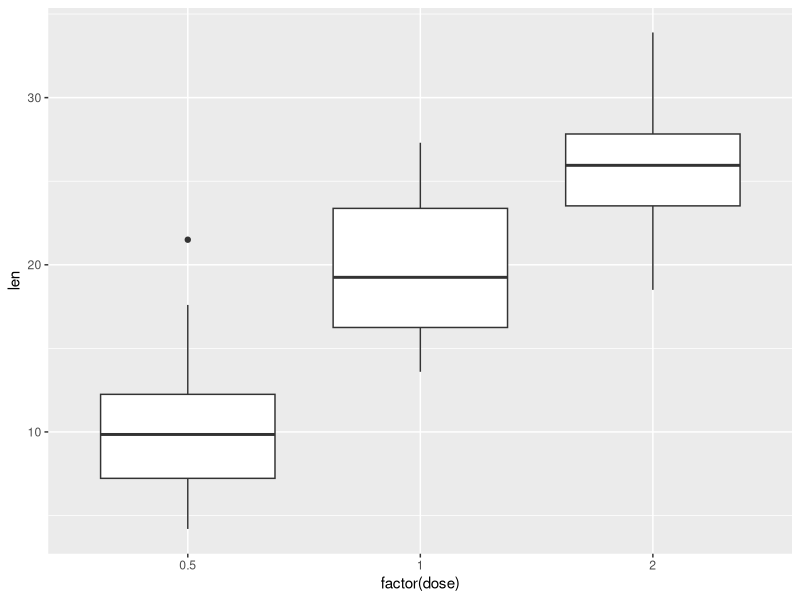
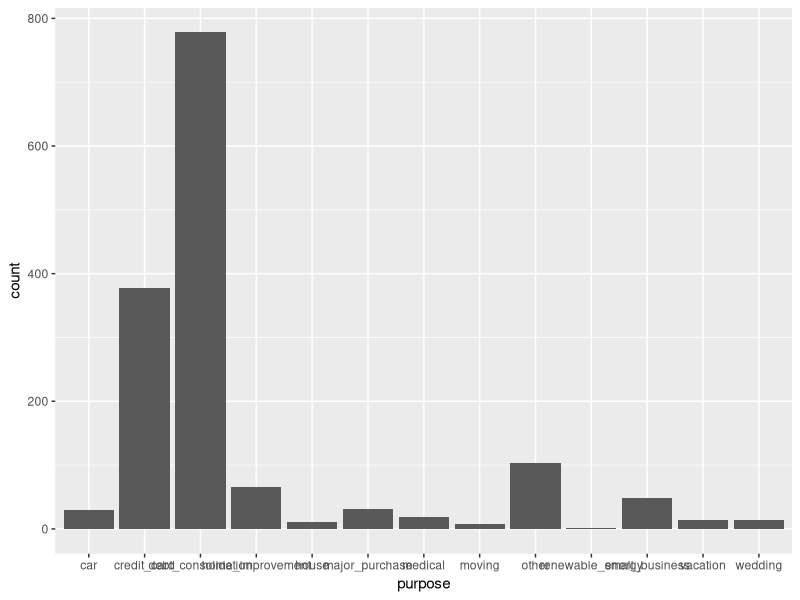

Recreate these plots in R, in order.
## ---- chunk 1
knitr::opts_chunk$set(echo = TRUE)
## ---- chunk 2
# Load dataset as a dataframe
data(ToothGrowth)


t.test(x=ToothGrowth$len, alternative = "two.sided", mu = 18)
## ---- chunk 3
# t-test to determine if there is a difference in toothlength based on supplement
ToothGrowth_ttest <- t.test(len~supp, data =  ToothGrowth)

#Load Broom
library(broom)

# Tidy ToothGrowth_ttest
tidy(ToothGrowth_ttest)
## ---- chunk 4
library(dplyr)

ToothGrowth %>% count(supp,dose)
## ---- chunk 5
library(ggplot2)
# Check effect of dos eon len visually
ggplot(ToothGrowth, aes(x = factor(dose), y = len)) + geom_boxplot()

# Create ToothGrowth_aov
ToothGrowth_aov <- aov(len ~ factor(dose) + supp, data = ToothGrowth)

# Examine ToothGrowth_aov with summary()
summary(ToothGrowth_aov)
## ---- chunk 6
# Test to see if mean length of odontoplasts is less than 18 - One sided test
t.test(x=ToothGrowth$len, alternative = "less", mu = 18)

# Test to see if mean length of odontoplasts is less than 18 - One sided test
t.test(x=ToothGrowth$len, alternative = "greater", mu = 18)
## ---- chunk 7
library(pwr)

# Calculate power for an example

pwr.t.test(n = 100, # number in each group
           d = 0.35, # effect size
           sig.level = 0.10, # significance level
           type = "two.sample", 
           alternative = "two.sided",
           power = NULL) # Leave the value to be caculated as NULL

# Calculate sample size for an example

pwr.t.test(n = NULL, 
           d = 0.25, 
           sig.level = 0.05, 
           type = "one.sample", alternative = "greater", 
           power = 0.8)
## ---- chunk 8
set.seed(1)
x = 1:40
y = rnorm(x)
dat <- data.frame(x=x,y=y)

# First way to ANOVA is to build model (lm/glm etc.) and then call anova()
glm.fit <- glm(y~x,data = dat)

anova(glm.fit)

# Second way to anova is to call aov; which builds an lm in itself
aov(y~x,data=dat)


## ---- chunk 9

lendingclub <- read.csv('./lendingclub.csv')

glimpse(lendingclub)

# Find median loan_amnt, mean int_rate, and mean annual_inc with summarise()
lendingclub %>% summarise(median(loan_amnt), mean(int_rate), mean(annual_inc))

# Use ggplot2 to build a bar chart of purpose variable
lendingclub %>% ggplot(aes(purpose)) + geom_bar()

# Use recode() to create the new purpose_recode variable
lendingclub$purpose_recode <- lendingclub$purpose %>% recode( "credit_card" = "debt_related", "debt_consolidation" = "debt_related", "medical" = "debt_related","car" = "big_purchase", "major_purchase" = "big_purchase", "vacation" = "big_purchase","moving" = "life_change", "small_business" = "life_change", "wedding" = "life_change","house" = "home_related", "home_improvement" = "home_related")

## ---- chunk 10
# Build a linear regression model, stored as purpose_model
purpose_model <- lm(funded_amnt~purpose_recode, data = lendingclub)

# Examine results of purpose_model
summary(purpose_model)

# Get anova results and save as purpose_anova
purpose_anova <- anova(purpose_model)

# Examine class of purpose_anova
purpose_anova%>%class()

## ---- chunk 11
# Rebuild the last model using aov()
# Use aov() to build purpose_aov
purpose_aov <- aov(funded_amnt~purpose_recode, data = lendingclub)

# Conduct Tukey's HSD test to create tukey_output
tukey_output <- TukeyHSD(x = purpose_aov, which = "purpose_recode", conf.level = 0.95)

# Tidy tukey_output to make sense of the results
library(knitr)
kable(tidy(tukey_output))


## ---- chunk 12
# examine how purpose_recode and emp_length affect the loan funded amount
purpose_emp_aov <- aov(funded_amnt~purpose_recode+emp_length, data = lendingclub)

#  Print
purpose_emp_aov

# printing doesnt show p values but summary() does
summary(purpose_emp_aov)
